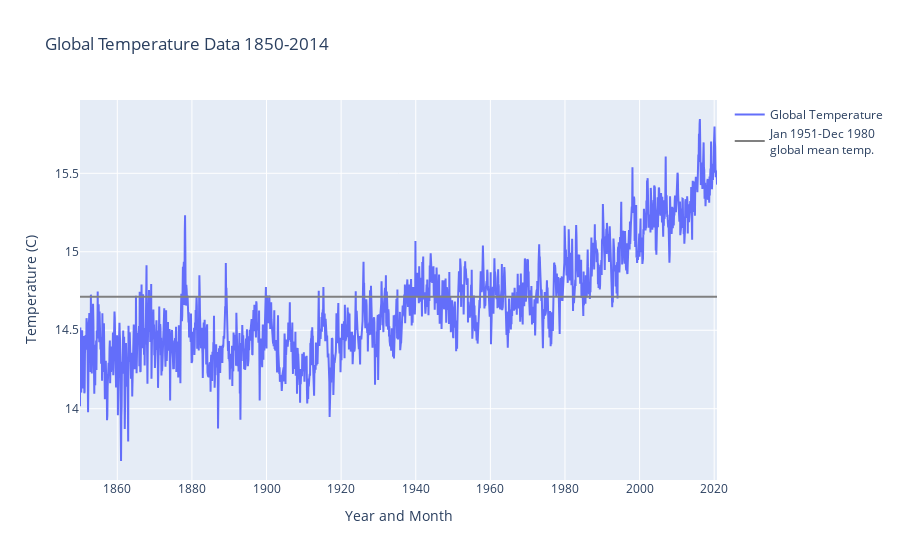

The cell this chart's notebook holds for it:
### Markdown cell above
Plotting the Berkeley Earth Global Temperature Data

### Code cell
fig = make_subplots(rows=1, cols=1)

fig.add_trace(
    go.Scatter(
        x=[
            dt.datetime(year=line[0], month=line[1], day=1)
            for line in temp_data
        ],
        y=[line[2] for line in temp_data],
        mode="lines",
        line=go.scatter.Line(),
        name="Global Temperature"
    )
)

fig.add_trace(
    go.Scatter(
        x=[dt.datetime(year=1850, month=1, day=1), dt.datetime(year=2020, month=10, day=1)],
        y=[temp_ref, temp_ref],
        mode="lines",
        line=go.scatter.Line(color="gray"),
        name="Jan 1951-Dec 1980 <br>global mean temp."
    )
)

fig.update_layout(
    title="Global Temperature Data 1850-2014",
    xaxis_title="Year and Month",
    yaxis_title="Temperature (C)",
)

fig.show()

### Figure 1 — Plotly figure (JSON) as saved in the notebook; plotly's stock layout.template omitted (floating-point values rounded to 4 significant figures; data arrays with more than 128 entries replaced by an {"elided": "..."} marker saying what was removed)
{"data": [{"mode": "lines", "name": "Global Temperature", "type": "scatter", "x": {"elided": "2050 str values"}, "y": {"elided": "2050 float values"}}, {"line": {"color": "gray"}, "mode": "lines", "name": "Jan 1951-Dec 1980 <br>global mean temp.", "type": "scatter", "x": ["1850-01-01T00:00:00", "2020-10-01T00:00:00"], "y": [14.71, 14.71]}], "layout": {"title": {"text": "Global Temperature Data 1850-2014"}, "xaxis": {"anchor": "y", "domain": [0, 1], "title": {"text": "Year and Month"}}, "yaxis": {"anchor": "x", "domain": [0, 1], "title": {"text": "Temperature (C)"}}}}
